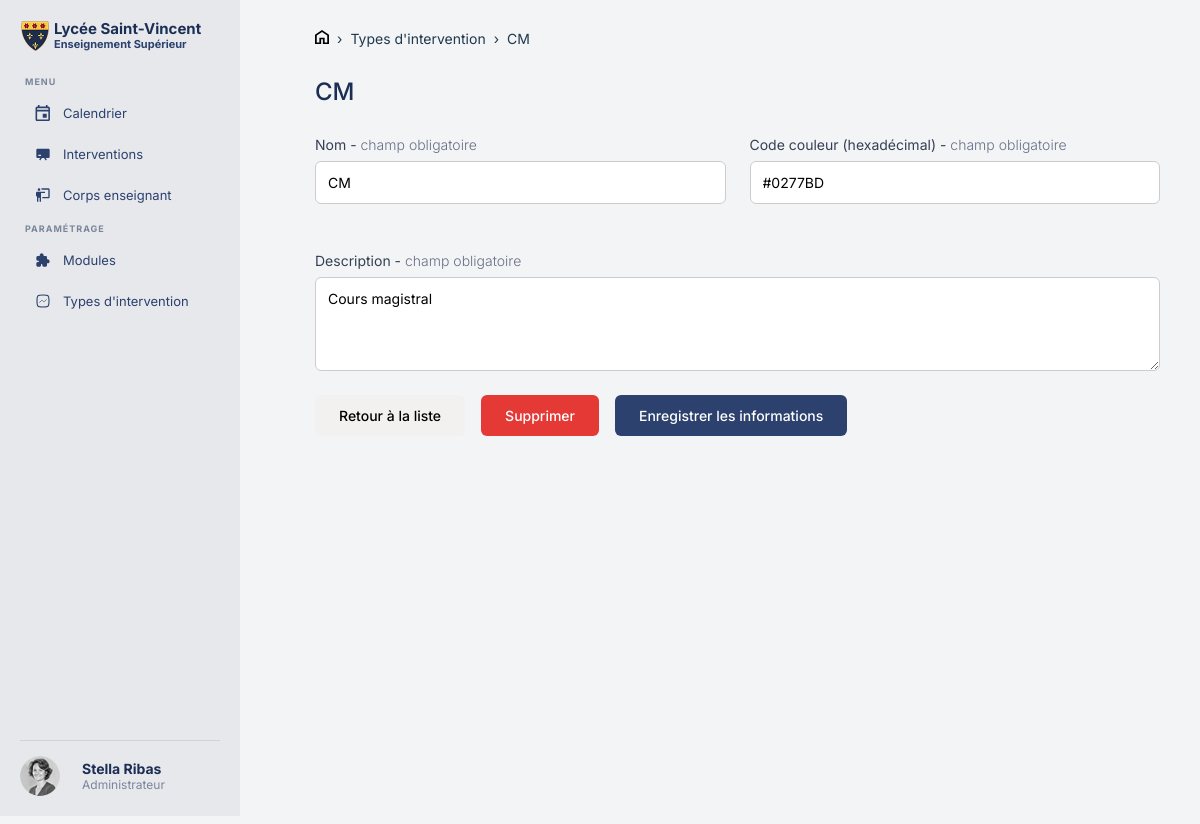
The page /fiche_type.php?id=4 on the database its author committed.
### tables this page shows
CREATE TABLE IF NOT EXISTS `intervention_type` (
  `id` int NOT NULL AUTO_INCREMENT,
  `name` varchar(255) NOT NULL,
  `description` text NOT NULL,
  `color` char(7) NOT NULL,
  PRIMARY KEY (`id`)
);

### database/requetefichetype.php (called while the page is built, shortened)
<?php
$id = isset($_GET['id']) ? (int)$_GET['id'] : 0;
$stmt = $pdo->prepare("SELECT * FROM intervention_type WHERE id = ?");
$stmt->execute([$id]);
$type = $stmt->fetch(PDO::FETCH_ASSOC);

### public/fiche_type.php (the view, shortened to what this page needs)
<?php
require_once '../fonctions/db.php';
require_once '../database/requetefichetype.php';
?>
<!DOCTYPE html>
<html lang="fr">
<head>
    <link rel="stylesheet" href="assets/css/header.css">
    <link rel="stylesheet" href="assets/css/fiche_type.css">
</head>
<body class="page-fiche">
<div class="page">
    <?php require_once '../inclus/header.php'; ?>
    <main class="contenu">
        <nav class="fil">
            <a href="../index.php"><img src="assets/images/Home.svg"></a>
            <span>›</span>
            <a href="type_intervention.php">Types d'intervention</a>
            <span>›</span>
            <span><?= htmlspecialchars($type['name']) ?></span>
        </nav>
        <h1 class="titre-fiche"><?= htmlspecialchars($type['name']) ?></h1>
        <form method="POST" action="" id="formulaire-principal">
            <div class="grille-champs">
                <div class="champ">
                    <label>Nom - <span class="obligatoire">champ obligatoire</span></label>
                    <input type="text" name="nom" value="<?= htmlspecialchars($_GET['nom'] ?? $type['name']) ?>">
                </div>
                <div class="champ">
                    <label>Code couleur (hexadécimal) - <span class="obligatoire">champ obligatoire</span></label>
                    <div class="champ-couleur">
                        <input type="text" name="color" value="<?= htmlspecialchars($_GET['color'] ?? $type['color']) ?>">
                    </div>
                </div>
            </div>
            <div class="champ">
                <label>Description - <span class="obligatoire">champ obligatoire</span></label>
                <textarea name="description" rows="4"><?= htmlspecialchars($_GET['description'] ?? $type['description']) ?></textarea>
            </div>
            <div class="boutons">
                <a href="type_intervention.php" class="bouton-retour">Retour à la liste</a>
                <button type="button" class="bouton-supprimer" onclick="document.getElementById('modal-supprimer').showModal()">Supprimer</button>
                <button type="submit" name="enregistrer" class="bouton-enregistrer">Enregistrer les informations</button>
            </div>
        </form>
    </main>
</div>
</body>
</html>

### public/assets/css/header.css (style rules this page uses)
html, body { margin: 0; padding: 0; overflow-x: hidden; box-sizing: border-box; font-family: 'Inter', sans-serif; background-color: #f3f4f6; color: #1b2e53; }
.page { display: flex; min-height: 100vh; }

### public/assets/css/fiche_type.css (style rules this page uses)
.contenu { margin-left: 275px; flex: 1; min-height: 100vh; padding: 30px 40px; }
.fil { display: flex; align-items: center; gap: 8px; font-size: 14px; color: #1F384C; margin-bottom: 30px; }
.fil a { color: #1F384C; text-decoration: none; }
.titre-fiche { font-size: 24px; font-weight: 500; margin-bottom: 30px; }
.grille-champs { display: grid; grid-template-columns: 1fr 1fr; gap: 24px; margin-bottom: 24px; }
.champ { display: flex; flex-direction: column; gap: 8px; margin-bottom: 24px; }
.champ label { font-size: 14px; font-weight: 400; color: #344054; }
.obligatoire { font-weight: 300; color: #667085; }
.champ input[type="text"], .champ textarea { padding: 12px; border: 1px solid #ccc; border-radius: 6px; font-size: 14px; font-family: 'Inter', sans-serif; outline: none; width: 100%; box-sizing: border-box; }
.champ textarea { resize: vertical; }
.champ-couleur { display: flex; align-items: center; gap: 10px; }
.boutons { display: flex; gap: 16px; align-items: center; margin-top: 10px; }
.bouton-retour { padding: 12px 24px; border-radius: 6px; background: #f3f0f0; color: #000000; font-size: 14px; font-weight: 500; text-decoration: none; cursor: pointer; }
.bouton-supprimer { padding: 12px 24px; border: none; border-radius: 6px; background: #E53935; color: white; font-size: 14px; font-weight: 500; cursor: pointer; font-family: 'Inter', sans-serif; }
.bouton-enregistrer { padding: 12px 24px; border: none; border-radius: 6px; background: #2c416e; color: white; font-size: 14px; font-weight: 500; cursor: pointer; font-family: 'Inter', sans-serif; }

### rows shown on the page
intervention_type: name "CM", nom "CM", color "#0277BD", description "Cours magistral"
